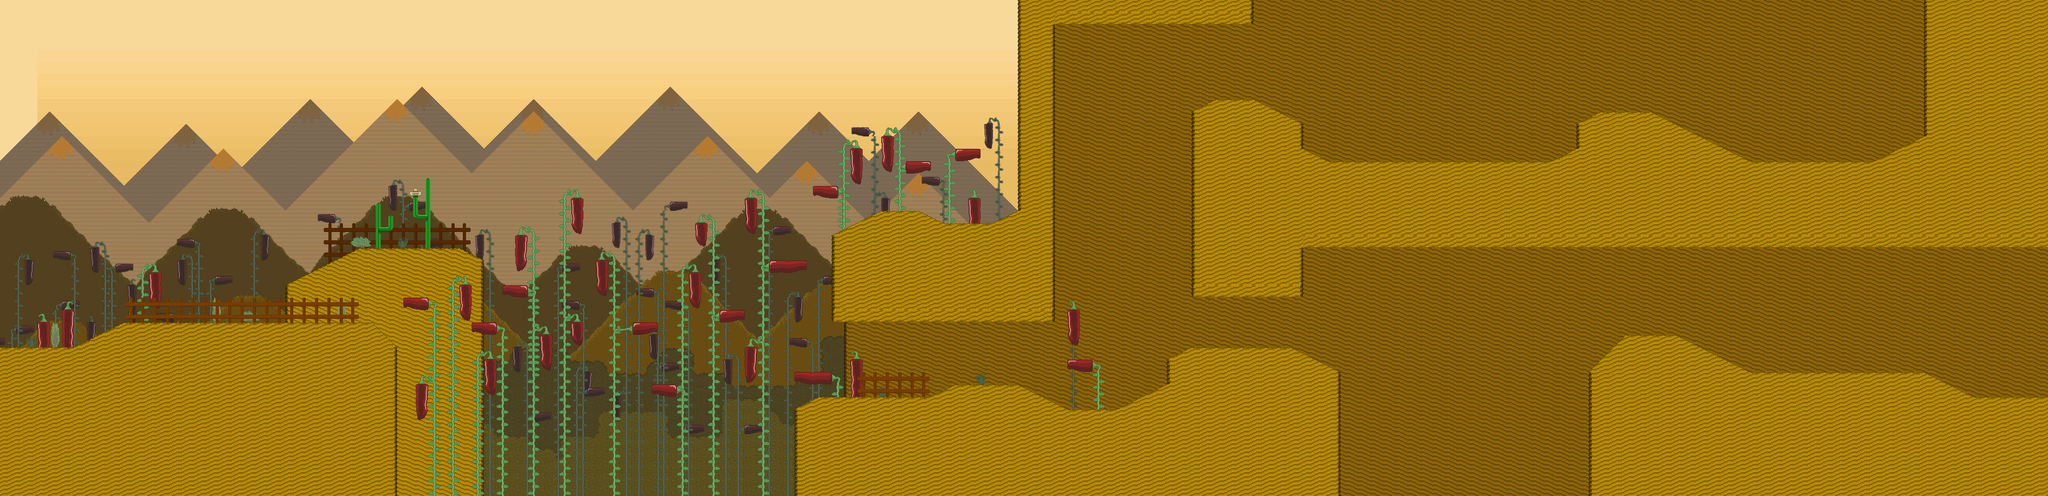

Tiled map render using the project's own tile images. Description and the map definition, with tile-layer contents summarised, below:
An orthogonal 165x40 tile map with 24x24 px tiles, 17 tile layers (sky, taco_mountains_bg, taco_mountains, mountains_bg, ...).

<map version="1.0" orientation="orthogonal" width="165" height="40" tilewidth="24" tileheight="24">
 <tileset firstgid="1" name="valley" tilewidth="24" tileheight="24">
  <image source="../images/tilesets/valley.png" width="288" height="1560" />
 </tileset>
 <layer name="sky" width="165" height="40">
  <data>[6600 cells, 2181 non-empty, 11 distinct tile ids]</data>
 </layer>
 <layer name="taco_mountains_bg" width="165" height="40">
  <data>[6600 cells, 2742 non-empty, 18 distinct tile ids]</data>
 </layer>
 <layer name="taco_mountains" width="165" height="40">
  <data>[6600 cells, 2382 non-empty, 18 distinct tile ids]</data>
 </layer>
 <layer name="mountains_bg" width="165" height="40">
  <data>[6600 cells, 1995 non-empty, 52 distinct tile ids]</data>
 </layer>
 <layer name="mountains" width="165" height="40">
  <data>[6600 cells, 1280 non-empty, 52 distinct tile ids]</data>
 </layer>
 <layer name="leaves2" width="165" height="40">
  <data>[6600 cells, 258 non-empty, 3 distinct tile ids]</data>
 </layer>
 <layer name="leaves" width="165" height="40">
  <data>[6600 cells, 164 non-empty, 3 distinct tile ids]</data>
 </layer>
 <layer name="bg_chilis_3" width="165" height="40">
  <data>[6600 cells, 88 non-empty, 11 distinct tile ids]</data>
 </layer>
 <layer name="bg_chilis_2" width="165" height="40">
  <data>[6600 cells, 216 non-empty, 21 distinct tile ids]</data>
 </layer>
 <layer name="bg_chilis" width="165" height="40">
  <data>[6600 cells, 397 non-empty, 20 distinct tile ids]</data>
 </layer>
 <layer name="filler" width="165" height="40">
  <data>[6600 cells, 3048 non-empty, 11 distinct tile ids]</data>
 </layer>
 <layer name="filler_fg" width="165" height="40">
  <data>[6600 cells, 34 non-empty, 8 distinct tile ids]</data>
 </layer>
 <layer name="floor" width="165" height="40">
  <data>[6600 cells, 2411 non-empty, 13 distinct tile ids]</data>
 </layer>
 <layer name="chilis" width="165" height="40">
  <data>[6600 cells, 325 non-empty, 64 distinct tile ids]</data>
 </layer>
 <layer name="chilis2" width="165" height="40">
  <data>[6600 cells, 145 non-empty, 49 distinct tile ids]</data>
 </layer>
 <layer name="chilis3" width="165" height="40">
  <data>[6600 cells, 16 non-empty, 8 distinct tile ids]</data>
 </layer>
 <layer name="fence" width="165" height="40">
  <data>[6600 cells, 50 non-empty, 4 distinct tile ids]</data>
 </layer>
</map>
